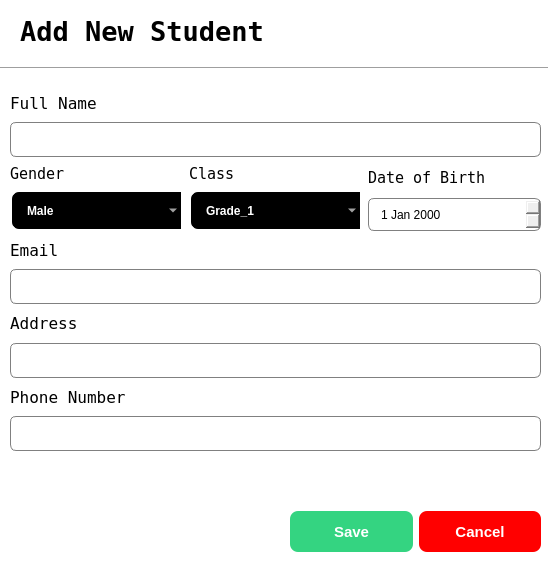
<?xml version="1.0" encoding="UTF-8"?>
<ui version="4.0">
 <class>StudentsDialog</class>
 <widget class="QDialog" name="StudentsDialog">
  <property name="geometry">
   <rect>
    <x>0</x>
    <y>0</y>
    <width>548</width>
    <height>584</height>
   </rect>
  </property>
  <property name="windowTitle">
   <string>Dialog</string>
  </property>
  <property name="styleSheet">
   <string notr="true">QDialog{
background-color:white;
}

QLineEdit{
border:1px solid gray;
border-radius:6px;
padding-left:10px;
height:35px;
}
QDateEdit{
border:1px solid gray;
border-radius:6px;
padding-left:10px;
height:31px;
}
QComboBox{
border:2px solid white;
border-radius:9px;
padding:1px 18px 1px 15px;
background-color:black;
color:white;
height:35px;
font-weight:bold;
selection-background-color:#2980b9;
}</string>
  </property>
  <widget class="Line" name="line">
   <property name="geometry">
    <rect>
     <x>0</x>
     <y>60</y>
     <width>551</width>
     <height>16</height>
    </rect>
   </property>
   <property name="orientation">
    <enum>Qt::Horizontal</enum>
   </property>
  </widget>
  <widget class="QLabel" name="label">
   <property name="geometry">
    <rect>
     <x>20</x>
     <y>16</y>
     <width>261</width>
     <height>31</height>
    </rect>
   </property>
   <property name="font">
    <font>
     <family>DejaVu Sans Mono</family>
     <pointsize>20</pointsize>
     <weight>75</weight>
     <bold>true</bold>
    </font>
   </property>
   <property name="text">
    <string>Add New Student</string>
   </property>
  </widget>
  <widget class="QWidget" name="">
   <property name="geometry">
    <rect>
     <x>10</x>
     <y>90</y>
     <width>531</width>
     <height>361</height>
    </rect>
   </property>
   <layout class="QVBoxLayout" name="verticalLayout_4">
    <item>
     <layout class="QVBoxLayout" name="full_name">
      <item>
       <widget class="QLabel" name="label_2">
        <property name="font">
         <font>
          <family>DejaVu Sans Mono</family>
          <pointsize>12</pointsize>
          <weight>50</weight>
          <bold>false</bold>
         </font>
        </property>
        <property name="text">
         <string>Full Name</string>
        </property>
       </widget>
      </item>
      <item>
       <widget class="QLineEdit" name="name_lineEdit">
        <property name="minimumSize">
         <size>
          <width>0</width>
          <height>35</height>
         </size>
        </property>
        <property name="maximumSize">
         <size>
          <width>16777215</width>
          <height>35</height>
         </size>
        </property>
       </widget>
      </item>
     </layout>
    </item>
    <item>
     <layout class="QHBoxLayout" name="horizontalLayout">
      <item>
       <layout class="QVBoxLayout" name="verticalLayout">
        <item>
         <widget class="QLabel" name="label_6">
          <property name="font">
           <font>
            <family>DejaVu Sans Mono</family>
            <pointsize>11</pointsize>
            <weight>50</weight>
            <bold>false</bold>
           </font>
          </property>
          <property name="text">
           <string>Gender</string>
          </property>
         </widget>
        </item>
        <item>
         <widget class="QComboBox" name="gender_comboBox">
          <item>
           <property name="text">
            <string>Male</string>
           </property>
          </item>
          <item>
           <property name="text">
            <string>Female</string>
           </property>
          </item>
         </widget>
        </item>
       </layout>
      </item>
      <item>
       <layout class="QVBoxLayout" name="verticalLayout_2">
        <item>
         <widget class="QLabel" name="label_7">
          <property name="font">
           <font>
            <family>DejaVu Sans Mono</family>
            <pointsize>11</pointsize>
            <weight>50</weight>
            <bold>false</bold>
           </font>
          </property>
          <property name="text">
           <string>Class</string>
          </property>
         </widget>
        </item>
        <item>
         <widget class="QComboBox" name="class_comboBox">
          <item>
           <property name="text">
            <string>Grade_1</string>
           </property>
          </item>
          <item>
           <property name="text">
            <string>Grade_2</string>
           </property>
          </item>
          <item>
           <property name="text">
            <string>Grade_3</string>
           </property>
          </item>
          <item>
           <property name="text">
            <string>Grade_4</string>
           </property>
          </item>
          <item>
           <property name="text">
            <string>Grade_5</string>
           </property>
          </item>
          <item>
           <property name="text">
            <string>Grade_6</string>
           </property>
          </item>
          <item>
           <property name="text">
            <string>Grade_7</string>
           </property>
          </item>
          <item>
           <property name="text">
            <string>Grade_8</string>
           </property>
          </item>
          <item>
           <property name="text">
            <string>Grade_9</string>
           </property>
          </item>
          <item>
           <property name="text">
            <string>Grade_10</string>
           </property>
          </item>
          <item>
           <property name="text">
            <string>Grade_11</string>
           </property>
          </item>
          <item>
           <property name="text">
            <string>Grade_12</string>
           </property>
          </item>
         </widget>
        </item>
       </layout>
      </item>
      <item>
       <layout class="QVBoxLayout" name="verticalLayout_3">
        <item>
         <widget class="QLabel" name="label_8">
          <property name="font">
           <font>
            <family>DejaVu Sans Mono</family>
            <pointsize>11</pointsize>
            <weight>50</weight>
            <bold>false</bold>
           </font>
          </property>
          <property name="text">
           <string>Date of Birth</string>
          </property>
         </widget>
        </item>
        <item>
         <widget class="QDateEdit" name="dob_comboBox"/>
        </item>
       </layout>
      </item>
     </layout>
    </item>
    <item>
     <layout class="QVBoxLayout" name="full_name_2">
      <item>
       <widget class="QLabel" name="label_3">
        <property name="font">
         <font>
          <family>DejaVu Sans Mono</family>
          <pointsize>12</pointsize>
          <weight>50</weight>
          <bold>false</bold>
         </font>
        </property>
        <property name="text">
         <string>Email</string>
        </property>
       </widget>
      </item>
      <item>
       <widget class="QLineEdit" name="email_lineEdit">
        <property name="minimumSize">
         <size>
          <width>0</width>
          <height>35</height>
         </size>
        </property>
        <property name="maximumSize">
         <size>
          <width>16777215</width>
          <height>35</height>
         </size>
        </property>
       </widget>
      </item>
     </layout>
    </item>
    <item>
     <layout class="QVBoxLayout" name="full_name_3">
      <item>
       <widget class="QLabel" name="label_4">
        <property name="font">
         <font>
          <family>DejaVu Sans Mono</family>
          <pointsize>12</pointsize>
          <weight>50</weight>
          <bold>false</bold>
         </font>
        </property>
        <property name="text">
         <string>Address</string>
        </property>
       </widget>
      </item>
      <item>
       <widget class="QLineEdit" name="address_lineEdit">
        <property name="minimumSize">
         <size>
          <width>0</width>
          <height>35</height>
         </size>
        </property>
        <property name="maximumSize">
         <size>
          <width>16777215</width>
          <height>35</height>
         </size>
        </property>
       </widget>
      </item>
     </layout>
    </item>
    <item>
     <layout class="QVBoxLayout" name="full_name_4">
      <item>
       <widget class="QLabel" name="label_5">
        <property name="font">
         <font>
          <family>DejaVu Sans Mono</family>
          <pointsize>12</pointsize>
          <weight>50</weight>
          <bold>false</bold>
         </font>
        </property>
        <property name="text">
         <string>Phone Number</string>
        </property>
       </widget>
      </item>
      <item>
       <widget class="QLineEdit" name="phone_lineEdit">
        <property name="minimumSize">
         <size>
          <width>0</width>
          <height>35</height>
         </size>
        </property>
        <property name="maximumSize">
         <size>
          <width>16777215</width>
          <height>35</height>
         </size>
        </property>
       </widget>
      </item>
     </layout>
    </item>
   </layout>
  </widget>
  <widget class="QWidget" name="">
   <property name="geometry">
    <rect>
     <x>290</x>
     <y>510</y>
     <width>251</width>
     <height>43</height>
    </rect>
   </property>
   <layout class="QHBoxLayout" name="horizontalLayout_2">
    <item>
     <widget class="QPushButton" name="save_student_btn">
      <property name="minimumSize">
       <size>
        <width>0</width>
        <height>41</height>
       </size>
      </property>
      <property name="maximumSize">
       <size>
        <width>16777215</width>
        <height>41</height>
       </size>
      </property>
      <property name="cursor">
       <cursorShape>PointingHandCursor</cursorShape>
      </property>
      <property name="styleSheet">
       <string notr="true">QPushButton{
background-color:#34d481;
color:white;
border:none;
border-radius:8px;
font-weight:bold;
font-size:15px
}</string>
      </property>
      <property name="text">
       <string>Save</string>
      </property>
     </widget>
    </item>
    <item>
     <widget class="QPushButton" name="cancel_add_student_btn">
      <property name="minimumSize">
       <size>
        <width>0</width>
        <height>41</height>
       </size>
      </property>
      <property name="maximumSize">
       <size>
        <width>16777215</width>
        <height>41</height>
       </size>
      </property>
      <property name="cursor">
       <cursorShape>PointingHandCursor</cursorShape>
      </property>
      <property name="styleSheet">
       <string notr="true">QPushButton{
background-color:red;
color:white;
border:none;
border-radius:8px;
font-weight:bold;
font-size:15px
}</string>
      </property>
      <property name="text">
       <string>Cancel</string>
      </property>
      <property name="checkable">
       <bool>true</bool>
      </property>
     </widget>
    </item>
   </layout>
  </widget>
 </widget>
 <resources/>
 <connections>
  <connection>
   <sender>cancel_add_student_btn</sender>
   <signal>toggled(bool)</signal>
   <receiver>StudentsDialog</receiver>
   <slot>close()</slot>
   <hints>
    <hint type="sourcelabel">
     <x>465</x>
     <y>532</y>
    </hint>
    <hint type="destinationlabel">
     <x>471</x>
     <y>594</y>
    </hint>
   </hints>
  </connection>
 </connections>
</ui>
